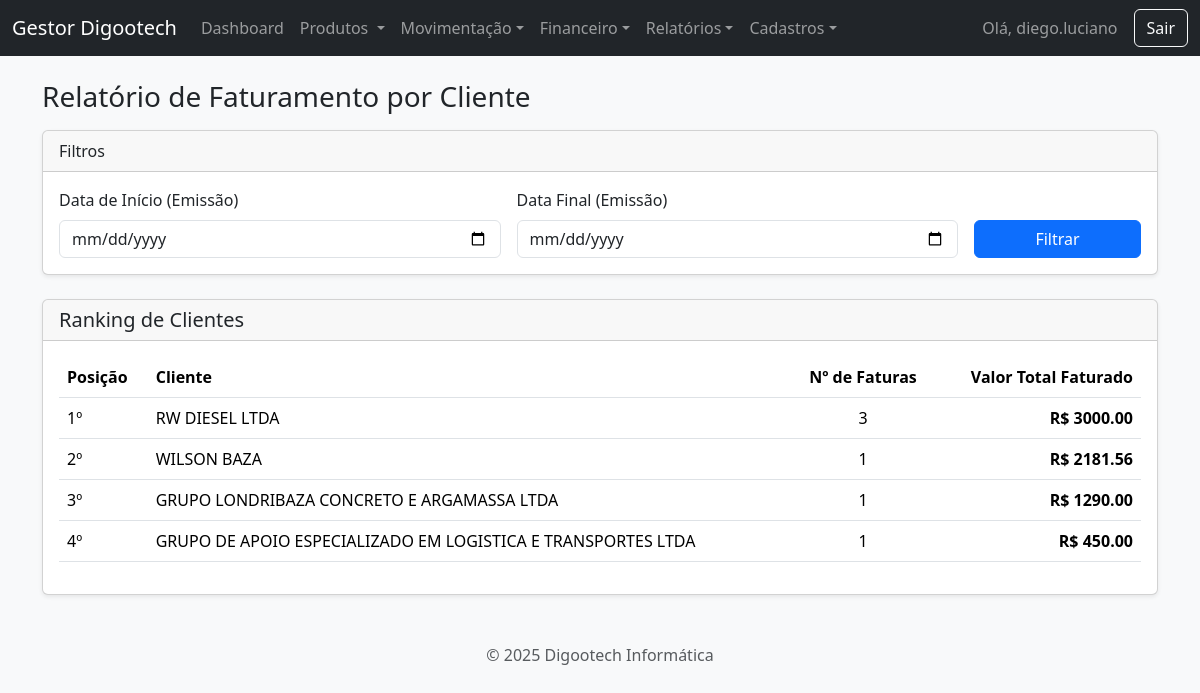
Screenshot of /relatorio/faturamento-por-cliente (signed in) with the database file from the repository.
### app.py (models this page shows, shortened)
class User(UserMixin, db.Model):
    id = db.Column(db.Integer, primary_key=True)
    username = db.Column(db.String(80), unique=True, nullable=False)
    password_hash = db.Column(db.String(200), nullable=False)

class Cliente(db.Model):
    id = db.Column(db.Integer, primary_key=True)
    tipo_pessoa = db.Column(db.String(10), nullable=False, default='FISICA')
    nome = db.Column(db.String(100), unique=True)
    cpf = db.Column(db.String(14), unique=True)
    razao_social = db.Column(db.String(150), unique=True)
    cnpj = db.Column(db.String(18), unique=True)
    inscricao_estadual = db.Column(db.String(20))
    email = db.Column(db.String(100))
    telefone = db.Column(db.String(11))
    cep = db.Column(db.String(9))
    rua = db.Column(db.String(150))
    numero = db.Column(db.String(20))
    bairro = db.Column(db.String(100))
    cidade = db.Column(db.String(100))
    uf = db.Column(db.String(2))
    ordens = db.relationship('OrdemServico', backref='cliente', lazy=True)
    @property
    def nome_exibicao(self): return self.nome if self.tipo_pessoa == 'FISICA' else self.razao_social

### app.py (the view)
@app.route('/relatorio/faturamento-por-cliente')
@login_required
def relatorio_faturamento_cliente():
    data_inicio_str, data_fim_str = request.args.get('data_inicio'), request.args.get('data_fim')
    data_inicio = datetime.datetime.strptime(data_inicio_str, '%Y-%m-%d').date() if data_inicio_str else None
    data_fim = datetime.datetime.strptime(data_fim_str, '%Y-%m-%d').date() if data_fim_str else None
    query = db.session.query(
        Cliente, func.count(Faturamento.id).label('num_faturas'), func.sum(Pagamento.valor).label('total_faturado')
    ).join(Faturamento, Faturamento.cliente_id == Cliente.id).join(Pagamento, Pagamento.faturamento_id == Faturamento.id)
    if data_inicio: query = query.filter(Faturamento.data_emissao >= data_inicio)
    if data_fim: query = query.filter(Faturamento.data_emissao <= data_fim)
    faturamento_por_cliente = query.group_by(Cliente.id).order_by(desc('total_faturado')).all()
    return render_template('relatorio_faturamento_cliente.html', faturamento_por_cliente=faturamento_por_cliente,
                           data_inicio=data_inicio_str, data_fim=data_fim_str)

### app.py (called while the page is built)
@login_manager.user_loader
def load_user(user_id):
    return db.session.get(User, int(user_id))

### templates/relatorio_faturamento_cliente.html
{% extends 'base.html' %}
{% block content %}
<h1 class="h3 mb-3">Relatório de Faturamento por Cliente</h1>
<div class="card shadow-sm mb-4">
    <div class="card-header">Filtros</div>
    <div class="card-body">
        <form method="GET" action="{{ url_for('relatorio_faturamento_cliente') }}">
            <div class="row align-items-end g-3">
                <div class="col-md-5">
                    <label for="data_inicio" class="form-label">Data de Início (Emissão)</label>
                    <input type="date" class="form-control" id="data_inicio" name="data_inicio" value="{{ data_inicio or '' }}">
                </div>
                <div class="col-md-5">
                    <label for="data_fim" class="form-label">Data Final (Emissão)</label>
                    <input type="date" class="form-control" id="data_fim" name="data_fim" value="{{ data_fim or '' }}">
                </div>
                <div class="col-md-2">
                    <button type="submit" class="btn btn-primary w-100">Filtrar</button>
                </div>
            </div>
        </form>
    </div>
</div>
<div class="card shadow-sm">
    <div class="card-header">
        <h2 class="h5 mb-0">Ranking de Clientes</h2>
    </div>
    <div class="card-body">
        <table class="table table-hover">
            <thead>
                <tr>
                    <th scope="col">Posição</th>
                    <th scope="col">Cliente</th>
                    <th scope="col" class="text-center">Nº de Faturas</th>
                    <th scope="col" class="text-end">Valor Total Faturado</th>
                </tr>
            </thead>
            <tbody>
                {% for cliente, num_faturas, total_faturado in faturamento_por_cliente %}
                <tr>
                    <td>{{ loop.index }}º</td>
                    <td>{{ cliente.nome_exibicao }}</td>
                    <td class="text-center">{{ num_faturas }}</td>
                    <td class="text-end fw-bold">R$ {{ "%.2f"|format(total_faturado) }}</td>
                </tr>
                {% else %}
                <tr>
                    <td colspan="4" class="text-center">Nenhum faturamento encontrado para o período selecionado.</td>
                </tr>
                {% endfor %}
            </tbody>
        </table>
    </div>
</div>
{% endblock %}

### templates/base.html (shortened to what this page needs)
<!DOCTYPE html>
<html lang="pt-br">
<head>
    <link href="{{ url_for('static', filename='css/bootstrap.min.css') }}" rel="stylesheet">
    <link href="https://cdn.jsdelivr.net/npm/select2@4.1.0-rc.0/dist/css/select2.min.css" rel="stylesheet" />
    <link rel="stylesheet" href="https://cdn.jsdelivr.net/npm/select2-bootstrap-5-theme@1.3.0/dist/select2-bootstrap-5-theme.min.css" />
    <link rel="stylesheet" href="{{ url_for('static', filename='style.css') }}">
</head>
<body class="bg-light {{ body_class or '' }}">
    <nav class="navbar navbar-expand-lg navbar-dark bg-dark">
        <div class="container-fluid">
            <a class="navbar-brand" href="{{ url_for('dashboard') }}">Gestor Digootech</a>
            {% if current_user.is_authenticated %}
            <div class="collapse navbar-collapse" id="navbarNav">
                <ul class="navbar-nav me-auto mb-2 mb-lg-0">
                    <li class="nav-item"><a class="nav-link" href="{{ url_for('dashboard') }}">Dashboard</a></li>
                    <li class="nav-item dropdown">
                        <a class="nav-link dropdown-toggle" href="#" role="button" data-bs-toggle="dropdown" aria-expanded="false">
                            Produtos
                        </a>
                    </li>
                    <li class="nav-item dropdown">
                        <a class="nav-link dropdown-toggle" href="#" role="button" data-bs-toggle="dropdown">Movimentação</a>
                    </li>
                     <li class="nav-item dropdown">
                        <a class="nav-link dropdown-toggle" href="#" role="button" data-bs-toggle="dropdown">Financeiro</a>
                    </li>
                    <li class="nav-item dropdown">
                        <a class="nav-link dropdown-toggle" href="#" role="button" data-bs-toggle="dropdown">Relatórios</a>
                    </li>
                    <li class="nav-item dropdown">
                        <a class="nav-link dropdown-toggle" href="#" role="button" data-bs-toggle="dropdown">Cadastros</a>
                    </li>
                </ul>
                <span class="navbar-text me-3">Olá, {{ current_user.username }}</span>
                <a href="{{ url_for('logout') }}" class="btn btn-outline-light">Sair</a>
            </div>
            {% endif %}
        </div>
    </nav>
    <main class="container mt-4">
        {% block content %}{% endblock %}
    </main>
    <footer class="text-center text-muted mt-5 mb-3">
    <p>&copy; 2025 Digootech Informática</p>
    </footer>
</body>
</html>

### rows the page displays
User: username "diego.luciano"
Cliente: nome_exibicao "RW DIESEL LTDA", num_faturas "3", total_faturado "3000.00"
Cliente: nome_exibicao "WILSON BAZA", num_faturas "1", total_faturado "2181.56"
Cliente: nome_exibicao "GRUPO LONDRIBAZA CONCRETO E ARGAMASSA LTDA", num_faturas "1", total_faturado "1290.00"
Cliente: nome_exibicao "GRUPO DE APOIO ESPECIALIZADO EM LOGISTICA E TRANSPORTES LTDA", num_faturas "1", total_faturado "450.00"
